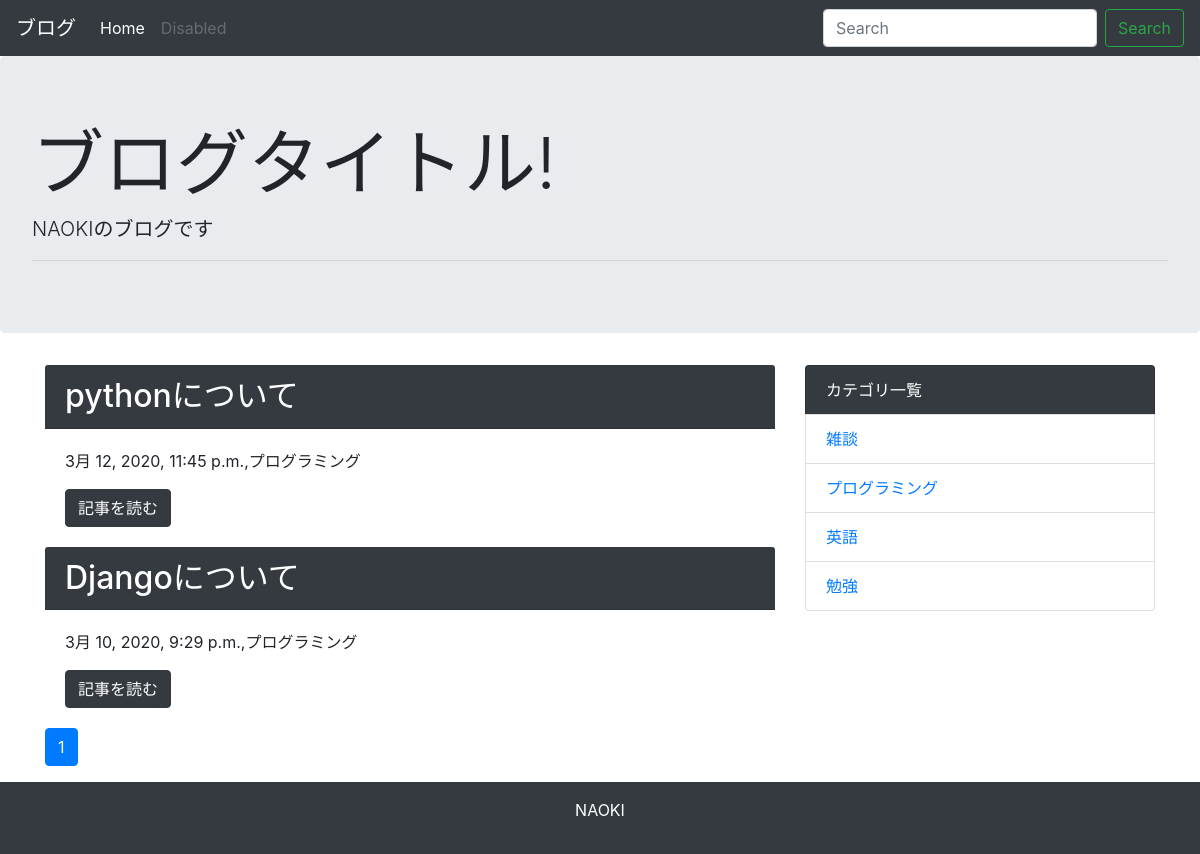
The app's page /category/2/ with its own data.
### blog/models.py (models this page shows, shortened)
class Post(models.Model):
    title = models.CharField("タイトル",max_length = 50)
    text = models.TextField("本文")
    created_at = models.DateTimeField("作成日",default = timezone.now)
    category = models.ForeignKey(Category, verbose_name='カテゴリ', on_delete=models.PROTECT)

class Category(models.Model):
    name = models.CharField("カテゴリ名", max_length = 20)
    cerated_at = models.DateTimeField("作成日",default = timezone.now)
    def __str__(self):
        return self.name

### blog/views.py (the view)
# urls.py: path('category/<int:pk>/', views.CategoryView.as_view(), name='category'),
class CategoryView(generic.ListView):
    model = Post
    paginate_by = 10
    def get_queryset(self):
        category_pk = self.kwargs['pk']
        queryset = Post.objects.order_by("-created_at").filter(category__pk = category_pk)
        return queryset

### blog/context_processors.py (called while the page is built)
def common(request):
    context = {
        'category_list':Category.objects.all(),
    }
    return context

### blog/templatetags/mytag.py (called while the page is built)
@register.simple_tag
def url_replace(request, field, value):
    url_dict = request.GET.copy()
    url_dict[field] = value
    return url_dict.urlencode()

### blog/templates/blog/post_list.html
{% extends 'blog/base.html' %}
{% block content %}
{% for post in post_list %}
<div class="card　mb-3">
    <h2 class="card-header bg-dark text-white">{{post.title}}</h2>
    <div class="card-body">
      <p>{{post.created_at}},{{post.category}}</p>
      <a href="{% url 'blog:detail' post.pk %}" class="btn btn-dark">記事を読む</a>
    </div>
  </div>
{% endfor %}
{% include 'blog/page.html' %}
{% endblock %}

### blog/templates/blog/base.html (shortened to what this page needs)
<!doctype html>
<html lang="ja">
  <head>
    <link rel="stylesheet" href="https://maxcdn.bootstrapcdn.com/bootstrap/4.0.0-beta.2/css/bootstrap.min.css">
  </head>
  <body>
    <nav class="navbar navbar-expand-lg navbar-dark bg-dark">
      <a class="navbar-brand" href="#">ブログ</a>
      <div class="collapse navbar-collapse" id="navbarSupportedContent">
        <ul class="navbar-nav mr-auto">
          <li class="nav-item active">
            <a class="nav-link" href="{% url 'blog:index' %}">Home</a>
          </li>
          <li class="nav-item">
            <a class="nav-link disabled" href="#">Disabled</a>
          </li>
        </ul>
        <form class="form-inline my-2 my-lg-0" method="GET" action=" {% url 'blog:index' %}">
          <input class="form-control mr-sm-2" type="text" placeholder="Search" aria-label="Search" name="keyword">
          <button class="btn btn-outline-success my-2 my-sm-0" type="submit">Search</button>
        </form>
      </div>
    </nav>
    <div class="jumbotron">
      <h1 class="display-3">ブログタイトル!</h1>
      <p class="lead">NAOKIのブログです</p>
      <hr class="my-2">
    </div>
    <div class="container">
     <div class = "row">
       <div class = "col-md-8">
        {% block content %}
        {% endblock %}
       </div>
       <div class = "col-md-4">
        <ul class="list-group">
          <li class="list-group-item bg-dark text-white">カテゴリ一覧</li>
          {% for category in category_list %}
           <li class="list-group-item"><a href="{% url 'blog:category' category.pk%}">{{ category }}</a></li>
          {% endfor %}
        </ul>
       </div>
      </div>
    </div>
    <footer class = "bg-dark text-white text-center py-3">
      <p>NAOKI</p>
    </footer>
  </body>
</html>

### records on screen
Post: title "pythonについて", created_at "3月 12, 2020, 11:45 p.m.", category "プログラミング"
Post: title "Djangoについて", created_at "3月 10, 2020, 9:29 p.m.", category "プログラミング"
Category: name "雑談"
Category: name "プログラミング"
Category: name "英語"
Category: name "勉強"

### other values on screen
{{ link_page }} "1"
